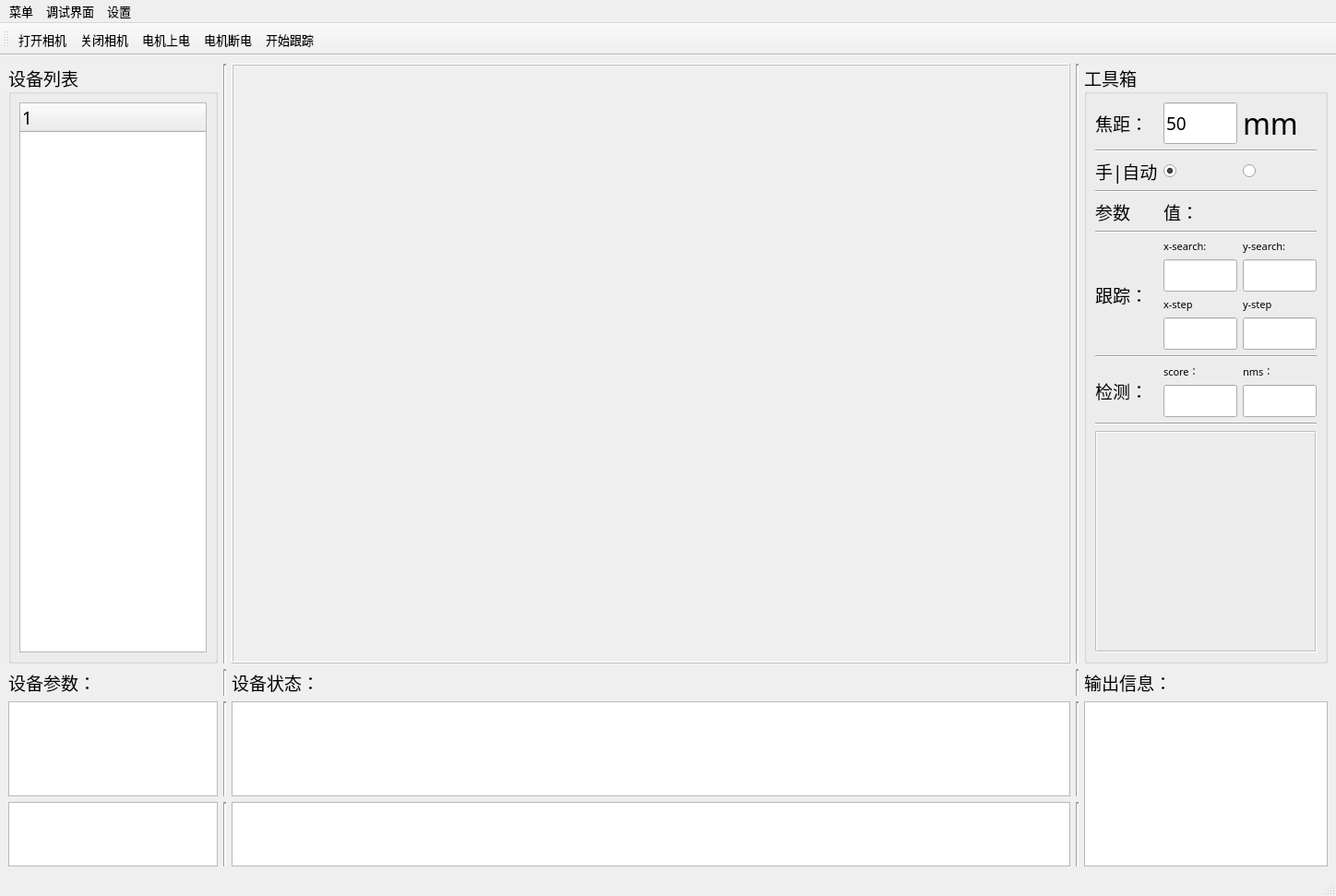
<?xml version="1.0" encoding="UTF-8"?>
<ui version="4.0">
 <class>MainWindow</class>
 <widget class="QMainWindow" name="MainWindow">
  <property name="geometry">
   <rect>
    <x>0</x>
    <y>0</y>
    <width>1448</width>
    <height>971</height>
   </rect>
  </property>
  <property name="minimumSize">
   <size>
    <width>1448</width>
    <height>971</height>
   </size>
  </property>
  <property name="maximumSize">
   <size>
    <width>1448</width>
    <height>971</height>
   </size>
  </property>
  <property name="font">
   <font>
    <family>Adobe 黑体 Std R</family>
    <pointsize>10</pointsize>
   </font>
  </property>
  <property name="windowTitle">
   <string>Parachute Tracking Console</string>
  </property>
  <property name="windowIcon">
   <iconset resource="../images/apprcc.qrc">
    <normaloff>:/pic/gyq_65.png</normaloff>:/pic/gyq_65.png</iconset>
  </property>
  <widget class="QWidget" name="centralwidget">
   <layout class="QHBoxLayout" name="horizontalLayout">
    <item>
     <layout class="QGridLayout" name="gridLayout">
      <item row="1" column="0">
       <widget class="QLabel" name="label">
        <property name="font">
         <font>
          <family>黑体</family>
          <pointsize>14</pointsize>
         </font>
        </property>
        <property name="text">
         <string>设备参数：</string>
        </property>
       </widget>
      </item>
      <item row="0" column="0">
       <widget class="QGroupBox" name="groupBox">
        <property name="sizePolicy">
         <sizepolicy hsizetype="Preferred" vsizetype="Preferred">
          <horstretch>1</horstretch>
          <verstretch>4</verstretch>
         </sizepolicy>
        </property>
        <property name="font">
         <font>
          <family>黑体</family>
          <pointsize>14</pointsize>
          <underline>false</underline>
         </font>
        </property>
        <property name="title">
         <string>设备列表</string>
        </property>
        <layout class="QVBoxLayout" name="verticalLayout">
         <item>
          <widget class="QTreeWidget" name="m4_DeviceList">
           <column>
            <property name="text">
             <string notr="true">1</string>
            </property>
           </column>
          </widget>
         </item>
        </layout>
       </widget>
      </item>
      <item row="0" column="3">
       <widget class="Line" name="line_2">
        <property name="lineWidth">
         <number>2</number>
        </property>
        <property name="orientation">
         <enum>Qt::Vertical</enum>
        </property>
       </widget>
      </item>
      <item row="0" column="2">
       <widget class="QLabel" name="m4_ImageShow">
        <property name="enabled">
         <bool>false</bool>
        </property>
        <property name="sizePolicy">
         <sizepolicy hsizetype="Preferred" vsizetype="Preferred">
          <horstretch>4</horstretch>
          <verstretch>4</verstretch>
         </sizepolicy>
        </property>
        <property name="minimumSize">
         <size>
          <width>899</width>
          <height>638</height>
         </size>
        </property>
        <property name="frameShape">
         <enum>QFrame::Box</enum>
        </property>
        <property name="frameShadow">
         <enum>QFrame::Raised</enum>
        </property>
        <property name="text">
         <string/>
        </property>
        <property name="pixmap">
         <pixmap resource="../images/apprcc.qrc">:/pic/IfyEzBj.jpg</pixmap>
        </property>
        <property name="scaledContents">
         <bool>true</bool>
        </property>
       </widget>
      </item>
      <item row="0" column="1">
       <widget class="Line" name="line">
        <property name="lineWidth">
         <number>2</number>
        </property>
        <property name="orientation">
         <enum>Qt::Vertical</enum>
        </property>
       </widget>
      </item>
      <item row="1" column="2">
       <widget class="QLabel" name="label_2">
        <property name="font">
         <font>
          <family>黑体</family>
          <pointsize>14</pointsize>
         </font>
        </property>
        <property name="text">
         <string>设备状态：</string>
        </property>
       </widget>
      </item>
      <item row="1" column="1">
       <widget class="Line" name="line_3">
        <property name="lineWidth">
         <number>2</number>
        </property>
        <property name="orientation">
         <enum>Qt::Vertical</enum>
        </property>
       </widget>
      </item>
      <item row="1" column="3">
       <widget class="Line" name="line_4">
        <property name="lineWidth">
         <number>2</number>
        </property>
        <property name="orientation">
         <enum>Qt::Vertical</enum>
        </property>
       </widget>
      </item>
      <item row="0" column="4">
       <widget class="QGroupBox" name="m4_ToolBox">
        <property name="sizePolicy">
         <sizepolicy hsizetype="Preferred" vsizetype="Preferred">
          <horstretch>1</horstretch>
          <verstretch>4</verstretch>
         </sizepolicy>
        </property>
        <property name="font">
         <font>
          <family>黑体</family>
          <pointsize>14</pointsize>
         </font>
        </property>
        <property name="title">
         <string>工具箱</string>
        </property>
        <layout class="QVBoxLayout" name="verticalLayout_2">
         <item>
          <layout class="QGridLayout" name="gridLayout_2">
           <item row="8" column="1">
            <widget class="QLineEdit" name="m4_XSearch">
             <property name="sizePolicy">
              <sizepolicy hsizetype="Preferred" vsizetype="Preferred">
               <horstretch>0</horstretch>
               <verstretch>1</verstretch>
              </sizepolicy>
             </property>
            </widget>
           </item>
           <item row="4" column="0" colspan="3">
            <widget class="Line" name="line_9">
             <property name="orientation">
              <enum>Qt::Horizontal</enum>
             </property>
            </widget>
           </item>
           <item row="10" column="2">
            <widget class="QLineEdit" name="m4_YStep">
             <property name="sizePolicy">
              <sizepolicy hsizetype="Preferred" vsizetype="Preferred">
               <horstretch>0</horstretch>
               <verstretch>1</verstretch>
              </sizepolicy>
             </property>
            </widget>
           </item>
           <item row="10" column="1">
            <widget class="QLineEdit" name="m4_XStep">
             <property name="sizePolicy">
              <sizepolicy hsizetype="Preferred" vsizetype="Preferred">
               <horstretch>0</horstretch>
               <verstretch>1</verstretch>
              </sizepolicy>
             </property>
            </widget>
           </item>
           <item row="11" column="0" colspan="3">
            <widget class="Line" name="line_7">
             <property name="orientation">
              <enum>Qt::Horizontal</enum>
             </property>
            </widget>
           </item>
           <item row="3" column="1">
            <widget class="QRadioButton" name="m4_ManualModel">
             <property name="sizePolicy">
              <sizepolicy hsizetype="Preferred" vsizetype="Preferred">
               <horstretch>0</horstretch>
               <verstretch>1</verstretch>
              </sizepolicy>
             </property>
             <property name="text">
              <string/>
             </property>
             <property name="icon">
              <iconset resource="../images/apprcc.qrc">
               <normaloff>:/pic/ma.png</normaloff>:/pic/ma.png</iconset>
             </property>
             <property name="iconSize">
              <size>
               <width>40</width>
               <height>40</height>
              </size>
             </property>
             <property name="checked">
              <bool>true</bool>
             </property>
            </widget>
           </item>
           <item row="8" column="2">
            <widget class="QLineEdit" name="m4_YSearch">
             <property name="sizePolicy">
              <sizepolicy hsizetype="Preferred" vsizetype="Preferred">
               <horstretch>0</horstretch>
               <verstretch>1</verstretch>
              </sizepolicy>
             </property>
            </widget>
           </item>
           <item row="5" column="0">
            <widget class="QLabel" name="label_7">
             <property name="sizePolicy">
              <sizepolicy hsizetype="Preferred" vsizetype="Preferred">
               <horstretch>0</horstretch>
               <verstretch>1</verstretch>
              </sizepolicy>
             </property>
             <property name="text">
              <string>参数</string>
             </property>
            </widget>
           </item>
           <item row="15" column="0" colspan="3">
            <widget class="QLabel" name="m4_DetectImageShow">
             <property name="enabled">
              <bool>false</bool>
             </property>
             <property name="sizePolicy">
              <sizepolicy hsizetype="Preferred" vsizetype="Preferred">
               <horstretch>0</horstretch>
               <verstretch>6</verstretch>
              </sizepolicy>
             </property>
             <property name="minimumSize">
              <size>
               <width>240</width>
               <height>240</height>
              </size>
             </property>
             <property name="maximumSize">
              <size>
               <width>1000000</width>
               <height>240</height>
              </size>
             </property>
             <property name="frameShape">
              <enum>QFrame::Box</enum>
             </property>
             <property name="frameShadow">
              <enum>QFrame::Sunken</enum>
             </property>
             <property name="text">
              <string/>
             </property>
             <property name="pixmap">
              <pixmap resource="../images/apprcc.qrc">:/pic/para.png</pixmap>
             </property>
             <property name="scaledContents">
              <bool>true</bool>
             </property>
            </widget>
           </item>
           <item row="14" column="0" colspan="3">
            <widget class="Line" name="line_6">
             <property name="orientation">
              <enum>Qt::Horizontal</enum>
             </property>
            </widget>
           </item>
           <item row="3" column="0">
            <widget class="QLabel" name="label_6">
             <property name="sizePolicy">
              <sizepolicy hsizetype="Preferred" vsizetype="Preferred">
               <horstretch>0</horstretch>
               <verstretch>1</verstretch>
              </sizepolicy>
             </property>
             <property name="text">
              <string>手|自动</string>
             </property>
            </widget>
           </item>
           <item row="1" column="0">
            <widget class="QLabel" name="label_3">
             <property name="sizePolicy">
              <sizepolicy hsizetype="Preferred" vsizetype="Preferred">
               <horstretch>0</horstretch>
               <verstretch>1</verstretch>
              </sizepolicy>
             </property>
             <property name="text">
              <string>焦距：</string>
             </property>
            </widget>
           </item>
           <item row="12" column="2">
            <widget class="QLabel" name="label_17">
             <property name="sizePolicy">
              <sizepolicy hsizetype="Preferred" vsizetype="Preferred">
               <horstretch>0</horstretch>
               <verstretch>1</verstretch>
              </sizepolicy>
             </property>
             <property name="font">
              <font>
               <pointsize>8</pointsize>
              </font>
             </property>
             <property name="text">
              <string>nms：</string>
             </property>
            </widget>
           </item>
           <item row="9" column="2">
            <widget class="QLabel" name="label_15">
             <property name="sizePolicy">
              <sizepolicy hsizetype="Preferred" vsizetype="Preferred">
               <horstretch>0</horstretch>
               <verstretch>1</verstretch>
              </sizepolicy>
             </property>
             <property name="font">
              <font>
               <pointsize>8</pointsize>
              </font>
             </property>
             <property name="text">
              <string>y-step</string>
             </property>
            </widget>
           </item>
           <item row="9" column="1">
            <widget class="QLabel" name="label_14">
             <property name="sizePolicy">
              <sizepolicy hsizetype="Preferred" vsizetype="Preferred">
               <horstretch>0</horstretch>
               <verstretch>1</verstretch>
              </sizepolicy>
             </property>
             <property name="font">
              <font>
               <pointsize>8</pointsize>
              </font>
             </property>
             <property name="text">
              <string>x-step</string>
             </property>
            </widget>
           </item>
           <item row="7" column="2">
            <widget class="QLabel" name="label_13">
             <property name="sizePolicy">
              <sizepolicy hsizetype="Preferred" vsizetype="Preferred">
               <horstretch>0</horstretch>
               <verstretch>1</verstretch>
              </sizepolicy>
             </property>
             <property name="font">
              <font>
               <pointsize>8</pointsize>
              </font>
             </property>
             <property name="text">
              <string>y-search:</string>
             </property>
            </widget>
           </item>
           <item row="12" column="1">
            <widget class="QLabel" name="label_16">
             <property name="sizePolicy">
              <sizepolicy hsizetype="Preferred" vsizetype="Preferred">
               <horstretch>0</horstretch>
               <verstretch>1</verstretch>
              </sizepolicy>
             </property>
             <property name="font">
              <font>
               <pointsize>8</pointsize>
              </font>
             </property>
             <property name="text">
              <string>score：</string>
             </property>
            </widget>
           </item>
           <item row="2" column="0" colspan="3">
            <widget class="Line" name="line_8">
             <property name="orientation">
              <enum>Qt::Horizontal</enum>
             </property>
            </widget>
           </item>
           <item row="3" column="2">
            <widget class="QRadioButton" name="m4_AutoModel">
             <property name="sizePolicy">
              <sizepolicy hsizetype="Preferred" vsizetype="Preferred">
               <horstretch>0</horstretch>
               <verstretch>1</verstretch>
              </sizepolicy>
             </property>
             <property name="text">
              <string/>
             </property>
             <property name="icon">
              <iconset resource="../images/apprcc.qrc">
               <normaloff>:/pic/resizeApi.png</normaloff>:/pic/resizeApi.png</iconset>
             </property>
             <property name="iconSize">
              <size>
               <width>40</width>
               <height>40</height>
              </size>
             </property>
            </widget>
           </item>
           <item row="1" column="2">
            <widget class="QLabel" name="label_4">
             <property name="sizePolicy">
              <sizepolicy hsizetype="Preferred" vsizetype="Preferred">
               <horstretch>0</horstretch>
               <verstretch>1</verstretch>
              </sizepolicy>
             </property>
             <property name="font">
              <font>
               <pointsize>24</pointsize>
              </font>
             </property>
             <property name="text">
              <string>mm</string>
             </property>
            </widget>
           </item>
           <item row="1" column="1">
            <widget class="QLineEdit" name="m4_FocalLength">
             <property name="sizePolicy">
              <sizepolicy hsizetype="Preferred" vsizetype="Preferred">
               <horstretch>0</horstretch>
               <verstretch>0</verstretch>
              </sizepolicy>
             </property>
             <property name="text">
              <string>50</string>
             </property>
            </widget>
           </item>
           <item row="13" column="2">
            <widget class="QLineEdit" name="m4_YoloNms">
             <property name="sizePolicy">
              <sizepolicy hsizetype="Preferred" vsizetype="Preferred">
               <horstretch>0</horstretch>
               <verstretch>1</verstretch>
              </sizepolicy>
             </property>
            </widget>
           </item>
           <item row="13" column="1">
            <widget class="QLineEdit" name="m4_YoloScore">
             <property name="sizePolicy">
              <sizepolicy hsizetype="Preferred" vsizetype="Preferred">
               <horstretch>0</horstretch>
               <verstretch>1</verstretch>
              </sizepolicy>
             </property>
            </widget>
           </item>
           <item row="6" column="0" colspan="3">
            <widget class="Line" name="line_5">
             <property name="orientation">
              <enum>Qt::Horizontal</enum>
             </property>
            </widget>
           </item>
           <item row="7" column="1">
            <widget class="QLabel" name="label_12">
             <property name="sizePolicy">
              <sizepolicy hsizetype="Preferred" vsizetype="Preferred">
               <horstretch>0</horstretch>
               <verstretch>1</verstretch>
              </sizepolicy>
             </property>
             <property name="font">
              <font>
               <pointsize>8</pointsize>
              </font>
             </property>
             <property name="text">
              <string>x-search:</string>
             </property>
            </widget>
           </item>
           <item row="12" column="0" rowspan="2">
            <widget class="QLabel" name="label_11">
             <property name="text">
              <string>检测：</string>
             </property>
            </widget>
           </item>
           <item row="7" column="0" rowspan="4">
            <widget class="QLabel" name="label_9">
             <property name="sizePolicy">
              <sizepolicy hsizetype="Preferred" vsizetype="Preferred">
               <horstretch>0</horstretch>
               <verstretch>1</verstretch>
              </sizepolicy>
             </property>
             <property name="text">
              <string>跟踪：</string>
             </property>
            </widget>
           </item>
           <item row="5" column="1" colspan="2">
            <widget class="QLabel" name="label_8">
             <property name="sizePolicy">
              <sizepolicy hsizetype="Preferred" vsizetype="Preferred">
               <horstretch>0</horstretch>
               <verstretch>1</verstretch>
              </sizepolicy>
             </property>
             <property name="text">
              <string>值：</string>
             </property>
            </widget>
           </item>
          </layout>
         </item>
        </layout>
       </widget>
      </item>
      <item row="2" column="2">
       <widget class="QTextBrowser" name="m4_State">
        <property name="sizePolicy">
         <sizepolicy hsizetype="Preferred" vsizetype="Preferred">
          <horstretch>2</horstretch>
          <verstretch>3</verstretch>
         </sizepolicy>
        </property>
        <property name="font">
         <font>
          <family>黑体</family>
          <pointsize>14</pointsize>
         </font>
        </property>
       </widget>
      </item>
      <item row="3" column="2">
       <widget class="QTextBrowser" name="m4_Remainder">
        <property name="sizePolicy">
         <sizepolicy hsizetype="Expanding" vsizetype="Expanding">
          <horstretch>0</horstretch>
          <verstretch>1</verstretch>
         </sizepolicy>
        </property>
        <property name="font">
         <font>
          <family>黑体</family>
          <pointsize>18</pointsize>
         </font>
        </property>
       </widget>
      </item>
      <item row="1" column="4">
       <widget class="QLabel" name="label_5">
        <property name="font">
         <font>
          <family>黑体</family>
          <pointsize>14</pointsize>
         </font>
        </property>
        <property name="text">
         <string>输出信息：</string>
        </property>
       </widget>
      </item>
      <item row="2" column="0">
       <widget class="QTextBrowser" name="m4_OutputState">
        <property name="sizePolicy">
         <sizepolicy hsizetype="Preferred" vsizetype="Preferred">
          <horstretch>1</horstretch>
          <verstretch>3</verstretch>
         </sizepolicy>
        </property>
        <property name="font">
         <font>
          <family>黑体</family>
          <pointsize>14</pointsize>
         </font>
        </property>
       </widget>
      </item>
      <item row="3" column="0">
       <widget class="QTextBrowser" name="m4_OutputRemainder">
        <property name="sizePolicy">
         <sizepolicy hsizetype="Preferred" vsizetype="Preferred">
          <horstretch>0</horstretch>
          <verstretch>1</verstretch>
         </sizepolicy>
        </property>
        <property name="font">
         <font>
          <family>黑体</family>
          <pointsize>18</pointsize>
         </font>
        </property>
       </widget>
      </item>
      <item row="2" column="1">
       <widget class="Line" name="line_10">
        <property name="lineWidth">
         <number>2</number>
        </property>
        <property name="orientation">
         <enum>Qt::Vertical</enum>
        </property>
       </widget>
      </item>
      <item row="3" column="1">
       <widget class="Line" name="line_11">
        <property name="lineWidth">
         <number>2</number>
        </property>
        <property name="orientation">
         <enum>Qt::Vertical</enum>
        </property>
       </widget>
      </item>
      <item row="2" column="3">
       <widget class="Line" name="line_12">
        <property name="lineWidth">
         <number>2</number>
        </property>
        <property name="orientation">
         <enum>Qt::Vertical</enum>
        </property>
       </widget>
      </item>
      <item row="3" column="3">
       <widget class="Line" name="line_13">
        <property name="lineWidth">
         <number>2</number>
        </property>
        <property name="orientation">
         <enum>Qt::Vertical</enum>
        </property>
       </widget>
      </item>
      <item row="2" column="4" rowspan="2">
       <widget class="QTextBrowser" name="m4_OutputInfo">
        <property name="font">
         <font>
          <family>黑体</family>
          <pointsize>14</pointsize>
         </font>
        </property>
       </widget>
      </item>
     </layout>
    </item>
   </layout>
  </widget>
  <widget class="QMenuBar" name="menubar">
   <property name="geometry">
    <rect>
     <x>0</x>
     <y>0</y>
     <width>1448</width>
     <height>26</height>
    </rect>
   </property>
   <widget class="QMenu" name="menu">
    <property name="title">
     <string>菜单</string>
    </property>
    <addaction name="m4_open_camera_action"/>
    <addaction name="m4_close_camera_action"/>
    <addaction name="m4_power_on_action"/>
    <addaction name="m4_power_down_action"/>
    <addaction name="m4_start_tracking_action"/>
   </widget>
   <widget class="QMenu" name="menu_2">
    <property name="title">
     <string>调试界面</string>
    </property>
    <addaction name="m4_Yanhua_action"/>
    <addaction name="m4_BeckHoff_action"/>
    <addaction name="m4_manual_tracking_action"/>
   </widget>
   <widget class="QMenu" name="menu_3">
    <property name="title">
     <string>设置</string>
    </property>
    <addaction name="m4_LoadParam_action"/>
   </widget>
   <addaction name="menu"/>
   <addaction name="menu_2"/>
   <addaction name="menu_3"/>
  </widget>
  <widget class="QStatusBar" name="statusbar"/>
  <widget class="QToolBar" name="toolBar">
   <property name="windowTitle">
    <string>toolBar</string>
   </property>
   <attribute name="toolBarArea">
    <enum>TopToolBarArea</enum>
   </attribute>
   <attribute name="toolBarBreak">
    <bool>false</bool>
   </attribute>
   <addaction name="m4_open_camera_action"/>
   <addaction name="m4_close_camera_action"/>
   <addaction name="m4_power_on_action"/>
   <addaction name="m4_power_down_action"/>
   <addaction name="m4_start_tracking_action"/>
  </widget>
  <action name="m4_Yanhua_action">
   <property name="text">
    <string>研华板卡调试界面</string>
   </property>
  </action>
  <action name="m4_BeckHoff_action">
   <property name="text">
    <string>倍福控制器调试界面</string>
   </property>
  </action>
  <action name="m4_manual_tracking_action">
   <property name="text">
    <string>手动跟踪调试界面</string>
   </property>
  </action>
  <action name="m4_start_tracking_action">
   <property name="icon">
    <iconset resource="../images/apprcc.qrc">
     <normaloff>:/pic/track_icon.png</normaloff>:/pic/track_icon.png</iconset>
   </property>
   <property name="text">
    <string>开始跟踪</string>
   </property>
  </action>
  <action name="m4_power_on_action">
   <property name="icon">
    <iconset resource="../images/apprcc.qrc">
     <normaloff>:/pic/1138396.png</normaloff>:/pic/1138396.png</iconset>
   </property>
   <property name="text">
    <string>电机上电</string>
   </property>
   <property name="whatsThis">
    <string>&lt;html&gt;&lt;head/&gt;&lt;body&gt;&lt;p&gt;&lt;span style=&quot; font-weight:600;&quot;&gt;电机上电&lt;/span&gt;&lt;/p&gt;&lt;/body&gt;&lt;/html&gt;</string>
   </property>
  </action>
  <action name="m4_power_down_action">
   <property name="icon">
    <iconset resource="../images/apprcc.qrc">
     <normaloff>:/pic/rdfs.png</normaloff>:/pic/rdfs.png</iconset>
   </property>
   <property name="text">
    <string>电机断电</string>
   </property>
  </action>
  <action name="m4_open_camera_action">
   <property name="icon">
    <iconset resource="../images/apprcc.qrc">
     <normaloff>:/pic/opencamera.png</normaloff>:/pic/opencamera.png</iconset>
   </property>
   <property name="text">
    <string>打开相机</string>
   </property>
   <property name="shortcut">
    <string>Ctrl+O</string>
   </property>
  </action>
  <action name="m4_close_camera_action">
   <property name="icon">
    <iconset resource="../images/apprcc.qrc">
     <normaloff>:/pic/closecamera.png</normaloff>:/pic/closecamera.png</iconset>
   </property>
   <property name="text">
    <string>关闭相机</string>
   </property>
  </action>
  <action name="m4_LoadParam_action">
   <property name="text">
    <string>网络参数加载
</string>
   </property>
  </action>
 </widget>
 <resources>
  <include location="../images/apprcc.qrc"/>
 </resources>
 <connections/>
</ui>
